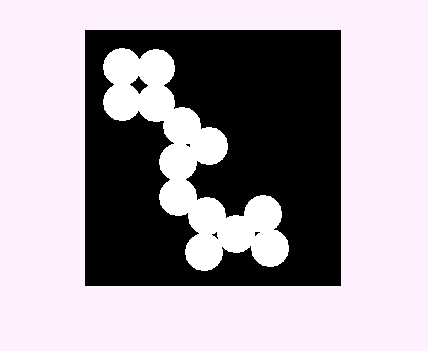
%> input picture Morphological_Image_Processing/circles.png, 428 x 351 px
$ octave Boundary_Extraction.m   (GNU Octave 9; MATLAB toolbox functions it lacks are replaced by stand-ins)
%> lines starting %> are read from the running program, lines starting %| are printed output that depends on the picture; in (x1, y1, x2, y2) boxes, pixels count from 0 and x2, y2 are one past the last pixel; in counts of white or black regions, pixels touching at a corner belong together; the program's own positions count from 1

I = imread('C:\Users\HP\Downloads\circles.png');
%> I is the input picture: size 351x428x3 uint8; mean R, G, B 167.7, 159.3, 167.7
s=strel('disk',4,0);%Structuring element
D=~im2bw(I);%binary Image
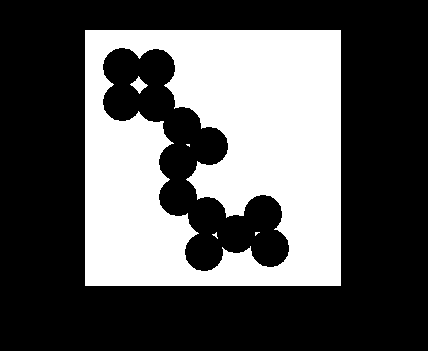
%> D: size 351x428 logical; 34.2% white; 5 white regions (3 under 20 px), largest, box (x1, y1, x2, y2) and area: (85, 30, 341, 286) 51227, (130, 76, 148, 94) 139
F=imerode(D,s);%Erode the image by structuring element
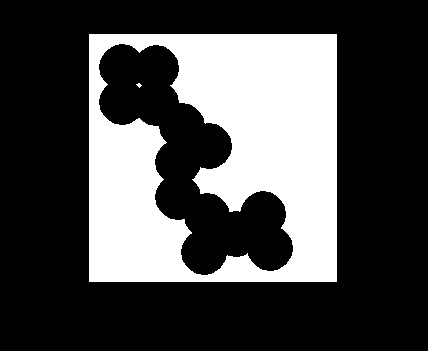
%> F: size 351x428 logical; 29.1% white; 2 white regions (1 under 20 px), largest, box (x1, y1, x2, y2) and area: (89, 34, 337, 282) 43726
figure,imshow(D-F);title('Boundary extracted Image');
%> after `imshow(D-F)`:
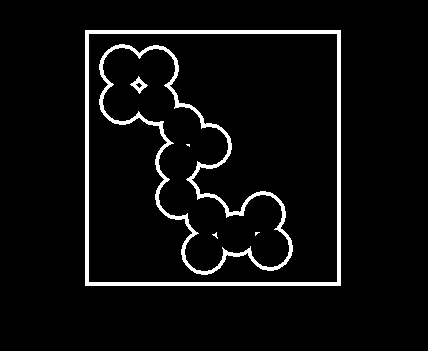
%> displayed picture: size 351x428, on the screen's scale of 0 to 255; 5.1% white; 6 white regions (3 under 20 px), largest, box (x1, y1, x2, y2) and area: (85, 30, 341, 286) 4032, (99, 44, 293, 275) 3469, (130, 76, 148, 94) 123
